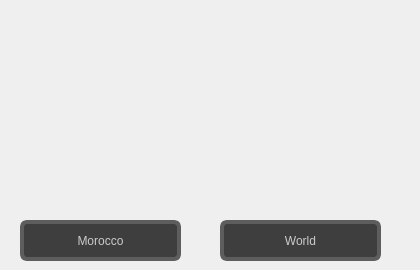
      <widget class="QWidget" name="page_pictureid_game">
       <widget class="QPushButton" name="pushButton_start_picureid_morocco">
        <property name="geometry">
         <rect>
          <x>20</x>
          <y>220</y>
          <width>161</width>
          <height>41</height>
         </rect>
        </property>
        <property name="sizePolicy">
         <sizepolicy hsizetype="Minimum" vsizetype="Preferred">
          <horstretch>0</horstretch>
          <verstretch>0</verstretch>
         </sizepolicy>
        </property>
        <property name="cursor">
         <cursorShape>PointingHandCursor</cursorShape>
        </property>
        <property name="styleSheet">
         <string notr="true">
#pushButton_start_picureid_morocco {
    font: 900 18pt &quot;Segoe UI&quot;;
    background-color: rgb(62, 62, 62);
    color: rgb(203, 203, 203);
    border-radius: 7px;
   border: 4px solid rgb(93, 93, 93);

   
}


#pushButton_start_picureid_morocco:hover {
 
	color: white;
	background-color: rgb(0, 111, 255);
    border: 2px solid black;
 
}</string>
        </property>
        <property name="text">
         <string>Morocco</string>
        </property>
       </widget>
       <widget class="QPushButton" name="pushButton_start_picureid_world">
        <property name="geometry">
         <rect>
          <x>220</x>
          <y>220</y>
          <width>161</width>
          <height>41</height>
         </rect>
        </property>
        <property name="sizePolicy">
         <sizepolicy hsizetype="Minimum" vsizetype="Preferred">
          <horstretch>0</horstretch>
          <verstretch>0</verstretch>
         </sizepolicy>
        </property>
        <property name="cursor">
         <cursorShape>PointingHandCursor</cursorShape>
        </property>
        <property name="styleSheet">
         <string notr="true">
#pushButton_start_picureid_world {
    font: 900 18pt &quot;Segoe UI&quot;;
    background-color: rgb(62, 62, 62);
    color: rgb(203, 203, 203);
    border-radius: 7px;
   border: 4px solid rgb(93, 93, 93);

   
}


#pushButton_start_picureid_world:hover {
 
	color: white;
	background-color: rgb(0, 111, 255);
    border: 2px solid black;
 
}</string>
        </property>
        <property name="text">
         <string>World</string>
        </property>
       </widget>
       <widget class="QPushButton" name="pushButton_11">
        <property name="geometry">
         <rect>
          <x>0</x>
          <y>0</y>
          <width>41</width>
          <height>41</height>
         </rect>
        </property>
        <property name="cursor">
         <cursorShape>PointingHandCursor</cursorShape>
        </property>
        <property name="styleSheet">
         <string notr="true">
#pushButton_11{
image: url(img/icon/ic/back.png);
border-radius:10px;
}
#pushButton_11:hover{
image: url(img/icon/ic/back_hover.png);
border-radius:10px;
}</string>
        </property>
        <property name="text">
         <string/>
        </property>
       </widget>
       <widget class="QPushButton" name="pushButton_2">
        <property name="geometry">
         <rect>
          <x>350</x>
          <y>0</y>
          <width>61</width>
          <height>51</height>
         </rect>
        </property>
        <property name="cursor">
         <cursorShape>PointingHandCursor</cursorShape>
        </property>
        <property name="styleSheet">
         <string notr="true">#pushButton_2{
	image: url(img/audio_icon/volume.png);
   border-radius:10px;
}</string>
        </property>
        <property name="text">
         <string/>
        </property>
       </widget>
       <widget class="QLabel" name="label_25">
        <property name="geometry">
         <rect>
          <x>240</x>
          <y>110</y>
          <width>111</width>
          <height>101</height>
         </rect>
        </property>
        <property name="styleSheet">
         <string notr="true">image: url(img/icon/ic/picture_world_icon/icon_world.png);</string>
        </property>
        <property name="text">
         <string/>
        </property>
       </widget>
       <widget class="QLabel" name="label_26">
        <property name="geometry">
         <rect>
          <x>40</x>
          <y>110</y>
          <width>111</width>
          <height>101</height>
         </rect>
        </property>
        <property name="styleSheet">
         <string notr="true">image: url(img/icon/ic/picture_world_icon/icon_morocco.png);</string>
        </property>
        <property name="text">
         <string/>
        </property>
       </widget>
      </widget>
